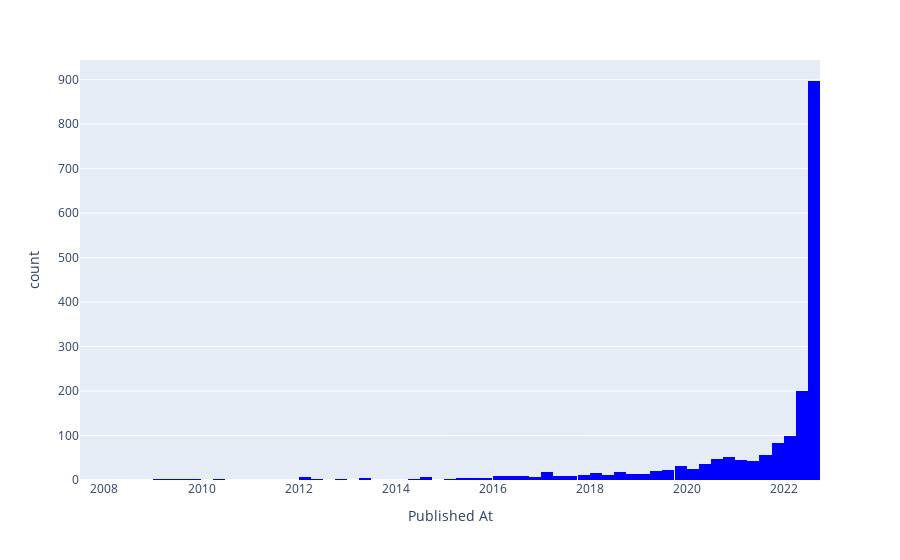

Source (notebook cell):
### Code cell
#histogram indicating the number of videos published year wise
px.histogram(vd, x='Published At',color_discrete_sequence=["blue"])

### Figure 1 — Plotly figure (JSON) as saved in the notebook; plotly's stock layout.template omitted (floating-point values rounded to 4 significant figures; data arrays with more than 128 entries replaced by an {"elided": "..."} marker saying what was removed)
{"data": [{"alignmentgroup": "True", "bingroup": "x", "hovertemplate": "Published At=%{x}<br>count=%{y}<extra></extra>", "legendgroup": "", "marker": {"color": "blue", "pattern": {"shape": ""}}, "name": "", "offsetgroup": "", "orientation": "v", "showlegend": false, "type": "histogram", "x": {"elided": "1870 str values"}, "xaxis": "x", "yaxis": "y"}], "layout": {"barmode": "relative", "legend": {"tracegroupgap": 0}, "margin": {"t": 60}, "xaxis": {"anchor": "y", "domain": [0, 1], "title": {"text": "Published At"}}, "yaxis": {"anchor": "x", "domain": [0, 1], "title": {"text": "count"}}}}
